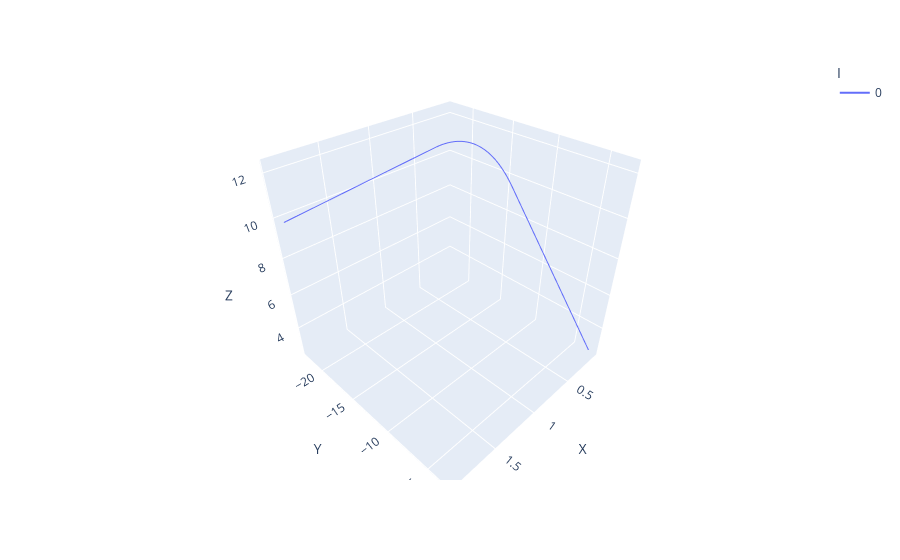

The notebook cell saved with this chart:
### Code cell
fig = px.line_3d(dash_par_train, x="X", y="Y", z="Z", color='I')
# fig = px.scatter_3d(data, x="X", y="Y", z="Z")
fig.show()

### Figure 1 — Plotly figure (JSON) as saved in the notebook; plotly's stock layout.template omitted (floating-point values rounded to 4 significant figures; data arrays with more than 128 entries replaced by an {"elided": "..."} marker saying what was removed)
{"data": [{"hovertemplate": "I=0<br>X=%{x}<br>Y=%{y}<br>Z=%{z}<extra></extra>", "legendgroup": "0", "line": {"color": "#636efa", "dash": "solid"}, "marker": {"symbol": "circle"}, "mode": "lines", "name": "0", "scene": "scene", "showlegend": true, "type": "scatter3d", "x": {"elided": "8001 float values"}, "y": {"elided": "8001 float values"}, "z": {"elided": "8001 float values"}}], "layout": {"legend": {"title": {"text": "I"}, "tracegroupgap": 0}, "margin": {"t": 60}, "scene": {"domain": {"x": [0, 1], "y": [0, 1]}, "xaxis": {"title": {"text": "X"}}, "yaxis": {"title": {"text": "Y"}}, "zaxis": {"title": {"text": "Z"}}}}}
